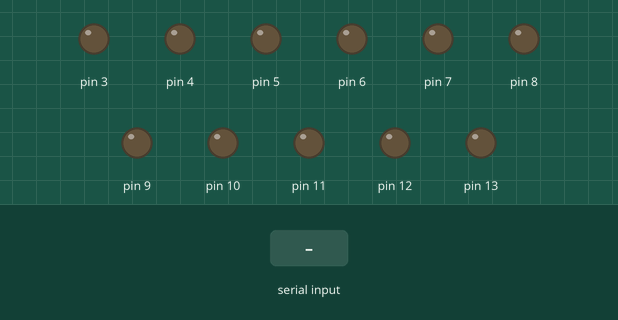
Recording of a sketch running on a simulated Arduino Uno, built with avr-gcc and run on an emulated ATmega328P. On the bench: output pins drawn as LEDs (lit = HIGH). Inputs (shaded band) come from the test bench.

Above: at 1.2 s.
1.3 s: "1" received over Serial
At 2.5 s:
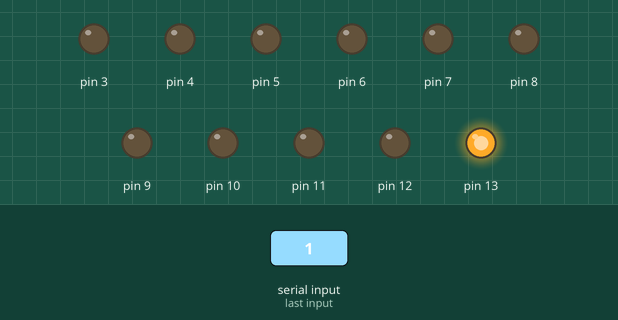
2.8 s: byte 99 ('c') received over Serial
At 3.8 s:
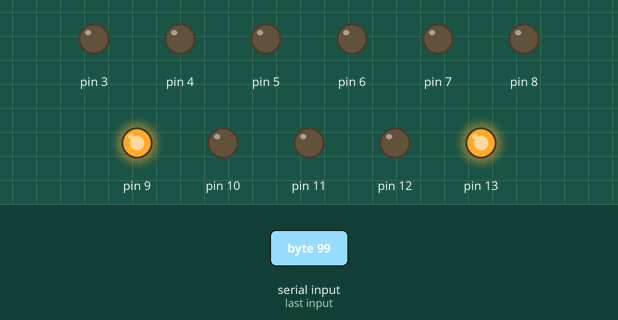
4.3 s: byte 101 ('e') received over Serial
At 5.0 s:
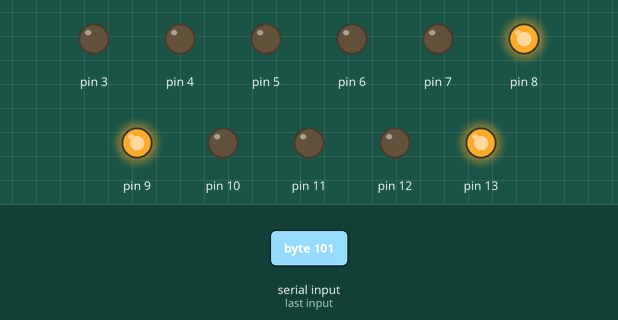
5.8 s: byte 100 ('d') received over Serial
At 6.1 s:
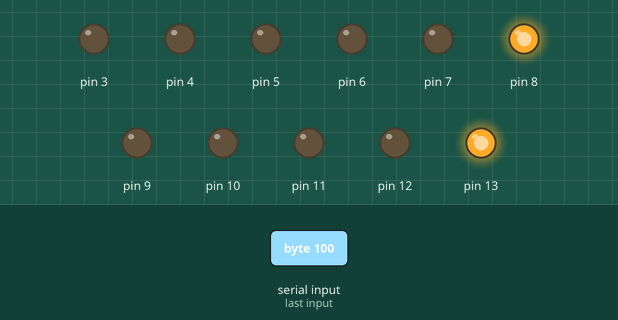
7.3 s: byte 103 ('g') received over Serial
At 8.5 s:
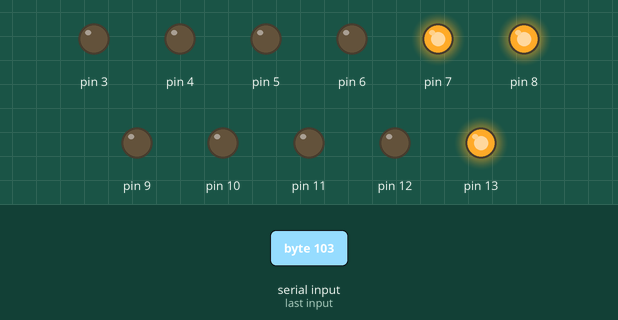
8.8 s: byte 102 ('f') received over Serial
At 9.6 s:
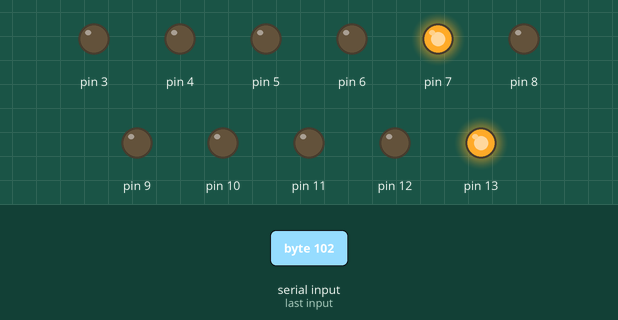
Timing chart, 0 to 11.3 s (numbered marks = the images above; inputs shaded):
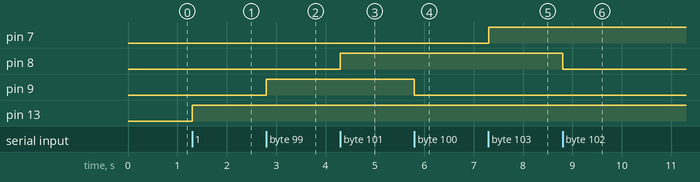

The sketch:

codigoArdESCLAVO.ino
```cpp
char data;
void setup() {
  Serial.begin(9600);
  pinMode(13,OUTPUT);
  pinMode(12,OUTPUT);
  pinMode(11,OUTPUT);
  pinMode(10,OUTPUT);
  pinMode(9,OUTPUT);
  pinMode(8,OUTPUT);
  pinMode(7,OUTPUT);
  pinMode(6,OUTPUT);
  pinMode(5,OUTPUT);
  pinMode(4,OUTPUT);
  pinMode(3,OUTPUT);

  digitalWrite(13,LOW);
  digitalWrite(12,LOW);
  digitalWrite(11,LOW);
  digitalWrite(10,LOW);
  digitalWrite(9,LOW);
  digitalWrite(8,LOW);
  digitalWrite(7,LOW);
  digitalWrite(6,LOW);
  digitalWrite(5,LOW);
  digitalWrite(4,LOW);
  digitalWrite(3,LOW);
}

void loop() {
  if(Serial.available()>0){
    data = Serial.read();
    switch(data){
      case '1':
      digitalWrite(13,HIGH);
      break;
      case '5':
      digitalWrite(13,LOW);
      break;
      case '2':
      digitalWrite(12,HIGH);
      break;
      case '6':
      digitalWrite(12,LOW);
      break;
      case '3':
      digitalWrite(10,HIGH);
      break;
      case '7':
      digitalWrite(10,LOW);
      break;
      case '4':
      digitalWrite(6,HIGH);
      break;
      case '8':
      digitalWrite(6,LOW);
      break;
      case 'a':
      digitalWrite(11,HIGH);
      break;
      case 'b':
      digitalWrite(11,LOW);
      break;
      case 'c':
      digitalWrite(9,HIGH);
      break;
      case 'd':
      digitalWrite(9,LOW);
      break;
      case 'e':
      digitalWrite(8,HIGH);
      break;
      case 'f':
      digitalWrite(8,LOW);
      break;
      case 'g':
      digitalWrite(7,HIGH);
      break;
      case 'h':
      digitalWrite(7,LOW);
      break;
      case 'i':
      digitalWrite(5,HIGH);
      break;
      case 'j':
      digitalWrite(5,LOW);
      break;
      case 'k':
      digitalWrite(4,HIGH);
      break;
      case 'l':
      digitalWrite(4,LOW);
      break;
      case 'm':
      digitalWrite(3,HIGH);
      break;
      case 'n':
      digitalWrite(3,LOW);
      break;
    }
  }
}
```

Measured:
- after the input at 1.3 s, pin 13: LOW → HIGH at once
- after the input at 2.8 s, pin 9: LOW → HIGH at once
- after the input at 4.3 s, pin 8: LOW → HIGH at once
- after the input at 5.8 s, pin 9: HIGH → LOW at once
- after the input at 7.3 s, pin 7: LOW → HIGH at once
- after the input at 8.8 s, pin 8: HIGH → LOW at once
